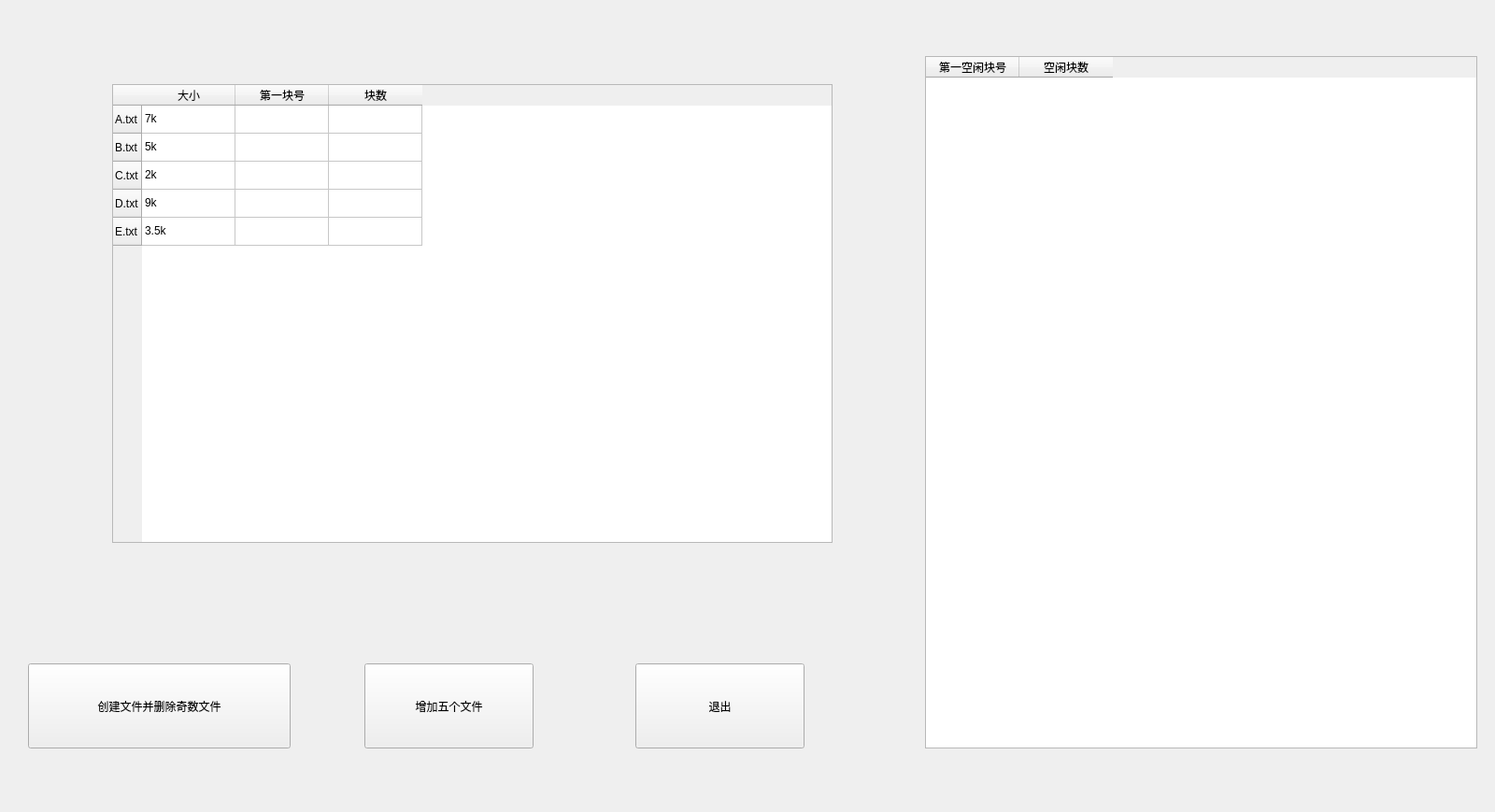
<?xml version="1.0" encoding="UTF-8"?>
<ui version="4.0">
 <class>Widget</class>
 <widget class="QWidget" name="Widget">
  <property name="geometry">
   <rect>
    <x>0</x>
    <y>0</y>
    <width>1600</width>
    <height>869</height>
   </rect>
  </property>
  <property name="windowTitle">
   <string>Widget</string>
  </property>
  <widget class="QTableWidget" name="tableWidget">
   <property name="geometry">
    <rect>
     <x>120</x>
     <y>90</y>
     <width>771</width>
     <height>491</height>
    </rect>
   </property>
   <row>
    <property name="text">
     <string>A.txt</string>
    </property>
   </row>
   <row>
    <property name="text">
     <string>B.txt</string>
    </property>
   </row>
   <row>
    <property name="text">
     <string>C.txt</string>
    </property>
   </row>
   <row>
    <property name="text">
     <string>D.txt</string>
    </property>
   </row>
   <row>
    <property name="text">
     <string>E.txt</string>
    </property>
   </row>
   <column>
    <property name="text">
     <string>大小</string>
    </property>
   </column>
   <column>
    <property name="text">
     <string>第一块号</string>
    </property>
   </column>
   <column>
    <property name="text">
     <string>块数</string>
    </property>
   </column>
   <item row="0" column="0">
    <property name="text">
     <string>7k</string>
    </property>
   </item>
   <item row="1" column="0">
    <property name="text">
     <string>5k</string>
    </property>
   </item>
   <item row="2" column="0">
    <property name="text">
     <string>2k</string>
    </property>
   </item>
   <item row="3" column="0">
    <property name="text">
     <string>9k</string>
    </property>
   </item>
   <item row="4" column="0">
    <property name="text">
     <string>3.5k</string>
    </property>
   </item>
  </widget>
  <widget class="QTableWidget" name="tableWidget_2">
   <property name="geometry">
    <rect>
     <x>990</x>
     <y>60</y>
     <width>591</width>
     <height>741</height>
    </rect>
   </property>
   <column>
    <property name="text">
     <string>第一空闲块号</string>
    </property>
   </column>
   <column>
    <property name="text">
     <string>空闲块数</string>
    </property>
   </column>
  </widget>
  <widget class="QPushButton" name="pushButton">
   <property name="geometry">
    <rect>
     <x>680</x>
     <y>710</y>
     <width>181</width>
     <height>91</height>
    </rect>
   </property>
   <property name="text">
    <string>退出</string>
   </property>
  </widget>
  <widget class="QPushButton" name="pushButton_2">
   <property name="geometry">
    <rect>
     <x>30</x>
     <y>710</y>
     <width>281</width>
     <height>91</height>
    </rect>
   </property>
   <property name="text">
    <string>创建文件并删除奇数文件</string>
   </property>
  </widget>
  <widget class="QPushButton" name="pushButton_3">
   <property name="geometry">
    <rect>
     <x>390</x>
     <y>710</y>
     <width>181</width>
     <height>91</height>
    </rect>
   </property>
   <property name="text">
    <string>增加五个文件</string>
   </property>
  </widget>
 </widget>
 <layoutdefault spacing="6" margin="11"/>
 <resources/>
 <connections>
  <connection>
   <sender>pushButton</sender>
   <signal>clicked()</signal>
   <receiver>Widget</receiver>
   <slot>close()</slot>
   <hints>
    <hint type="sourcelabel">
     <x>580</x>
     <y>645</y>
    </hint>
    <hint type="destinationlabel">
     <x>799</x>
     <y>599</y>
    </hint>
   </hints>
  </connection>
 </connections>
</ui>
